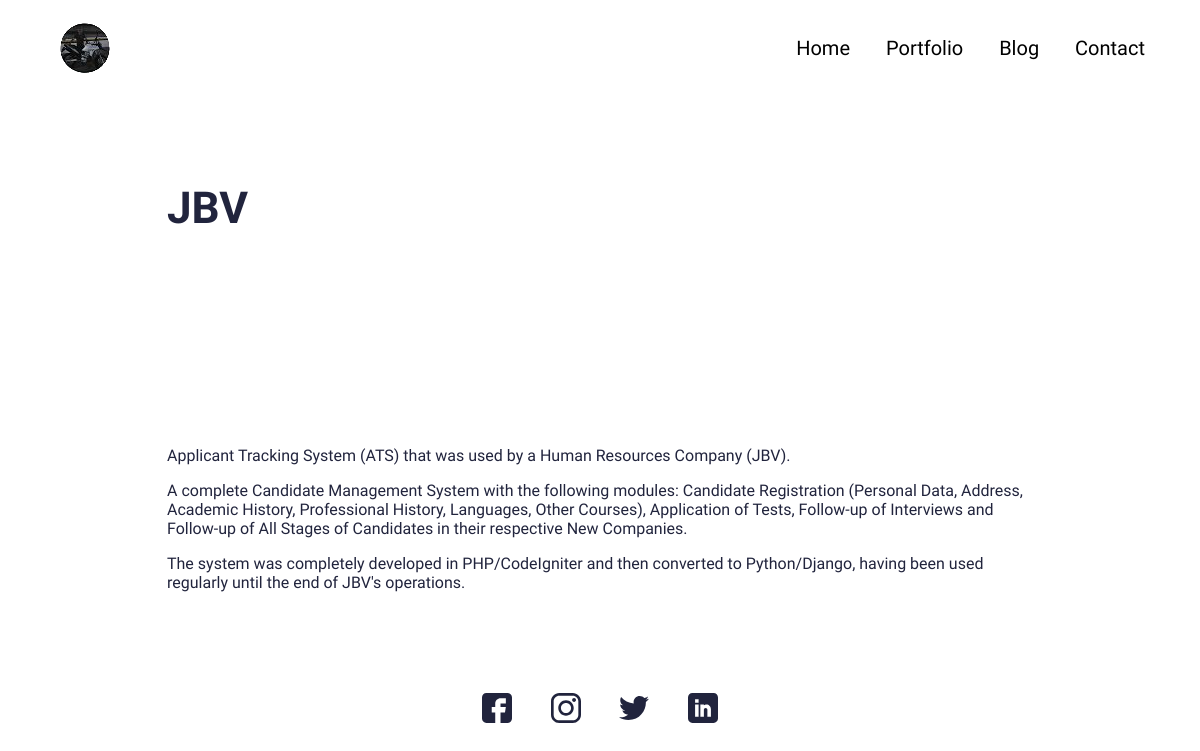
Screenshot of /portfolio/jbv with the database file from the repository.
### main/models.py (models this page shows, shortened)
class Portfolio(models.Model):
    class Meta:
        verbose_name_plural = 'Portfolio Profiles'
        verbose_name = 'Portfolio'
        ordering = ["name"]
    date = models.DateTimeField(blank=True, null=True)
    name = models.CharField(max_length=200, blank=True, null=True)
    description = models.CharField(max_length=500, blank=True, null=True)
    body = RichTextField(blank=True, null=True)
    image = models.ImageField(blank=True, null=True, upload_to="portfolio")
    slug = models.SlugField(null=True, blank=True)
    is_active = models.BooleanField(default=True)

### main/views.py (the view)
# urls.py: path('portfolio/<slug:slug>', views.PortfolioDetailView.as_view(), name="portfolio"),
class PortfolioDetailView(generic.DetailView):
	model = Portfolio
	template_name = "main/portfolio-detail.html"

### resume_app/context_processors.py (called while the page is built)
def project_context(request):
	context = {
		'me': User.objects.first(),
	}
	return context

### main/templates/main/portfolio-detail.html (shortened to what this page needs)
{% extends 'main/base.html' %}
{% load static %}
{% block content %}
<section>
  <div class="innerPageBannerCol">
    <div class="container">
      <div class="row g-4 g-md-3  align-items-center">
        <div class="col-md-6">
          <div class="bannerContent">
            <h1 class="xlTitle pb-md-3">{{object.name}}</h1>
          </div>
        </div>
      </div>
    </div>
  </div>
</section>
<section>
  <div class="sectionSpaceSm">
    <div class="container">
      {{object.body|safe}}
    </div>
  </div>
</section>
{%endblock%}

### main/templates/main/base.html (shortened to what this page needs)
{% load static %}
<!doctype html>
<html lang="en">
  <head>
    <link href="{% static 'css/bootstrap.min.css' %}" rel="stylesheet">
    <link rel="stylesheet" href="https://unpkg.com/swiper@7.0.5/swiper-bundle.min.css">
    <link href="{% static 'css/style.css' %}" rel="stylesheet">
  </head>
  <body>
    {% include 'main/partials/nav.html' %}
    {% block content %}
    {% endblock %}
    {% include 'main/partials/footer.html' %}
  </body>
</html>

### main/templates/main/partials/nav.html (shortened to what this page needs)
{% load static %}
<header>
    <div class="headerCol">
    <div class="container-fluid">
        <div class="row align-items-center">
        <div class="col-auto">
            <div class="logoCol"><a href="{% url 'main:home' %}"><img src="{% static 'images/logo.png' %}" alt="..."></a></div>
        </div>
        <div class="col">
            <div class="navCollapseCol">
            <div class="navCol">
                <ul>
                <li><a href="{%url 'main:home'%}">Home</a></li>
                <li><a href="{%url 'main:portfolios' %}">Portfolio</a></li>
                <li><a href="{% url 'main:blogs' %}">Blog</a></li>
                <li><a href="{%url 'main:contact'%}">Contact</a></li>
                </ul>
            </div>
            </div>
        </div>
        </div>
    </div>
    </div>
</header>

### main/templates/main/partials/footer.html
{% load static %}
<footer>
    <div class="footerCol">
    <div class="container">
        <ul class="socialCol">
        <li><a href="javascript:void(0)"><img src="{% static 'images/fb.svg' %}" alt="..."></a></li>
        <li><a href="javascript:void(0)"><img src="{% static 'images/insta.svg' %}" alt="..."></a></li>
        <li><a href="javascript:void(0)"><img src="{% static 'images/twitter.svg' %}" alt="..."></a></li>
        <li><a href="https://www.linkedin.com/in/ac-costa/"><img src="{% static 'images/linkedin.svg' %}" alt="..."></a></li>
        </ul>
    </div>
    </div>
</footer>

### static/css/style.css (style rules this page uses)
:root { --primaryColor: #9C07B6; --primaryDarkColor: #3D0048; --primaryHoverColor: #900AA8; --secondaryColor: #F9B000; --baseColor: #21243D; --baseFont: 'Heebo', sans-serif; --titleFont: 'Courier Prime', monospace; --regular: 400; --medium: 500; --bold: 700; --black: 900; --lightBg: #F1F1F1; }
html { scroll-behavior: smooth; }
body { font-family: var(--baseFont); color: var(--baseColor); line-height: normal; }
ul { margin: 0; padding: 0; list-style-type: none; }
img { max-width: 100%; }
a { color: inherit; }
a, .btn { -webkit-transition: all 300ms ease-in-out 0s; -o-transition: all 300ms ease-in-out 0s; transition: all 300ms ease-in-out 0s; text-decoration: none; }
.xlTitle { font-size: 44px; line-height: 1.3; font-weight: var(--bold); font-family: var(--titleFont) }
.headerCol { background-color: var(--bs-white); padding: 18px 0; -webkit-transition: all 300ms ease-in-out 0s; -o-transition: all 300ms ease-in-out 0s; transition: all 300ms ease-in-out 0s; position: fixed; z-index: 99; left: 0; right: 0; top: 0; }
.navCol { text-align: right; }
.navCol a { font-size: 20px; color: #000; font-weight: var(--medium); display: inline-block; position: relative; }
.navCol a::before { content: ""; position: absolute; left: 50%; right: 50%; bottom: 0; height: 2px; border-radius: 2px; background-color: var(--primaryColor); -webkit-transition: all 500ms ease-in-out 0s; -o-transition: all 500ms ease-in-out 0s; transition: all 500ms ease-in-out 0s; opacity: 0; }
.navCol li { display: inline-block; }
.navCol li + li { padding-left: 32px; }
.sectionSpaceSm { padding: 35px 0; }
.footerCol { padding: 50px 0; text-align: center; }
.socialCol li { display: inline-block; }
.socialCol li + li { padding-left: 35px; }
.socialCol img { max-width: 30px; max-height: 30px; -o-object-fit: contain; object-fit: contain; }
.innerPageBannerCol { padding: 180px 0 150px; }
@media (min-width:992px) { .container, .container-lg, .container-md, .container-sm, .container-xl, .container-xxl { max-width: 890px; } }
@media (min-width:992px) { .headerCol .container-fluid { padding-left: 30px; padding-right: 30px; } }
@media (min-width:1200px) { .headerCol .container-fluid { padding-left: 55px; padding-right: 55px; } }

### rows the page displays
Portfolio: name "JBV", body "Applicant Tracking System (ATS) that was used by a Human Resources Company (JBV). A complete Candidate Management System with the following modules: Candidate Registration (Personal Data, Address, Academic History, Professional History, Languages, Other Courses), Application of Tests, Follow-up of Interviews and Follow-up of All Stages of Candidates in their respective New Companies. The system was completely developed in PHP/CodeIgniter and then converted to Python/Django, having been used regularly until the end of JBV's operations."
